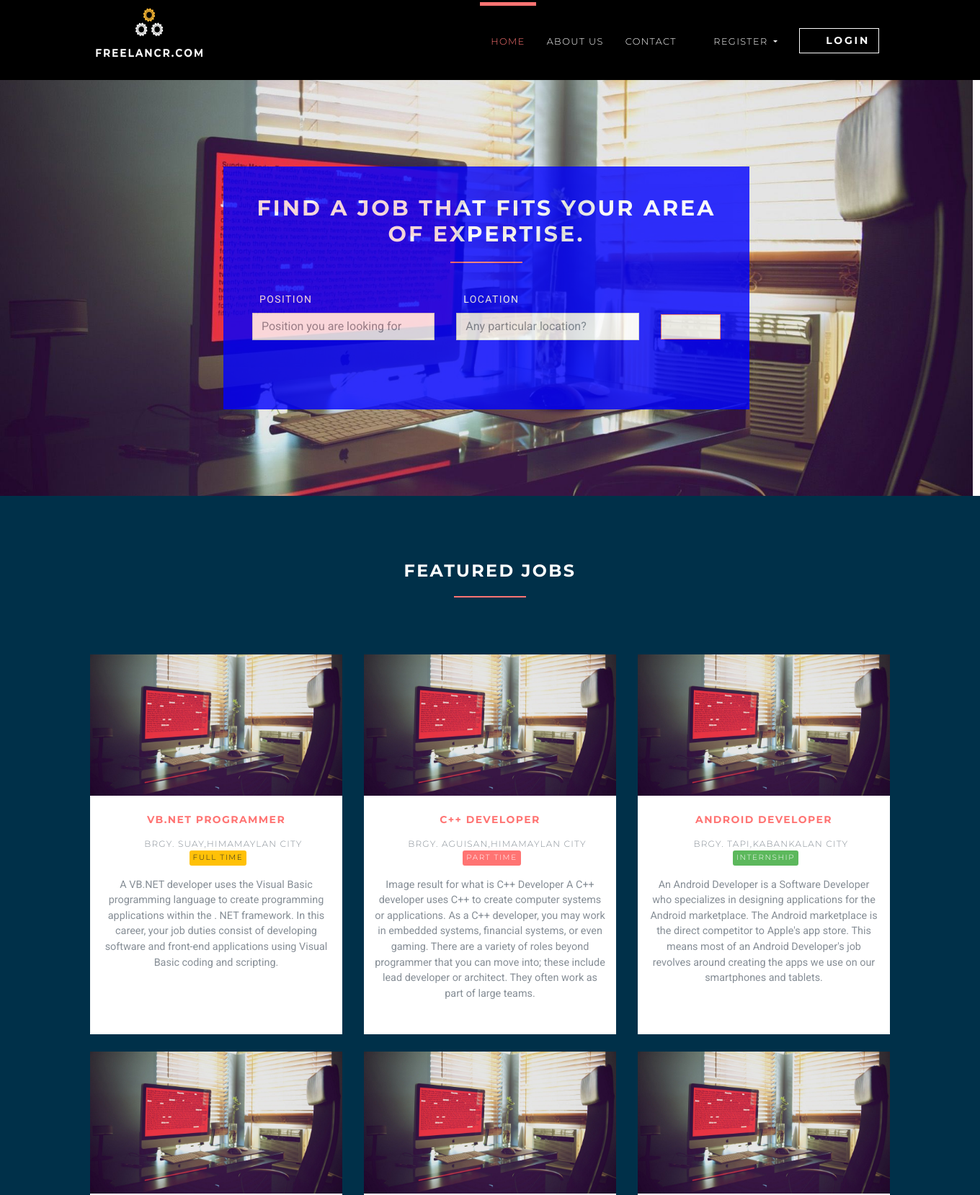
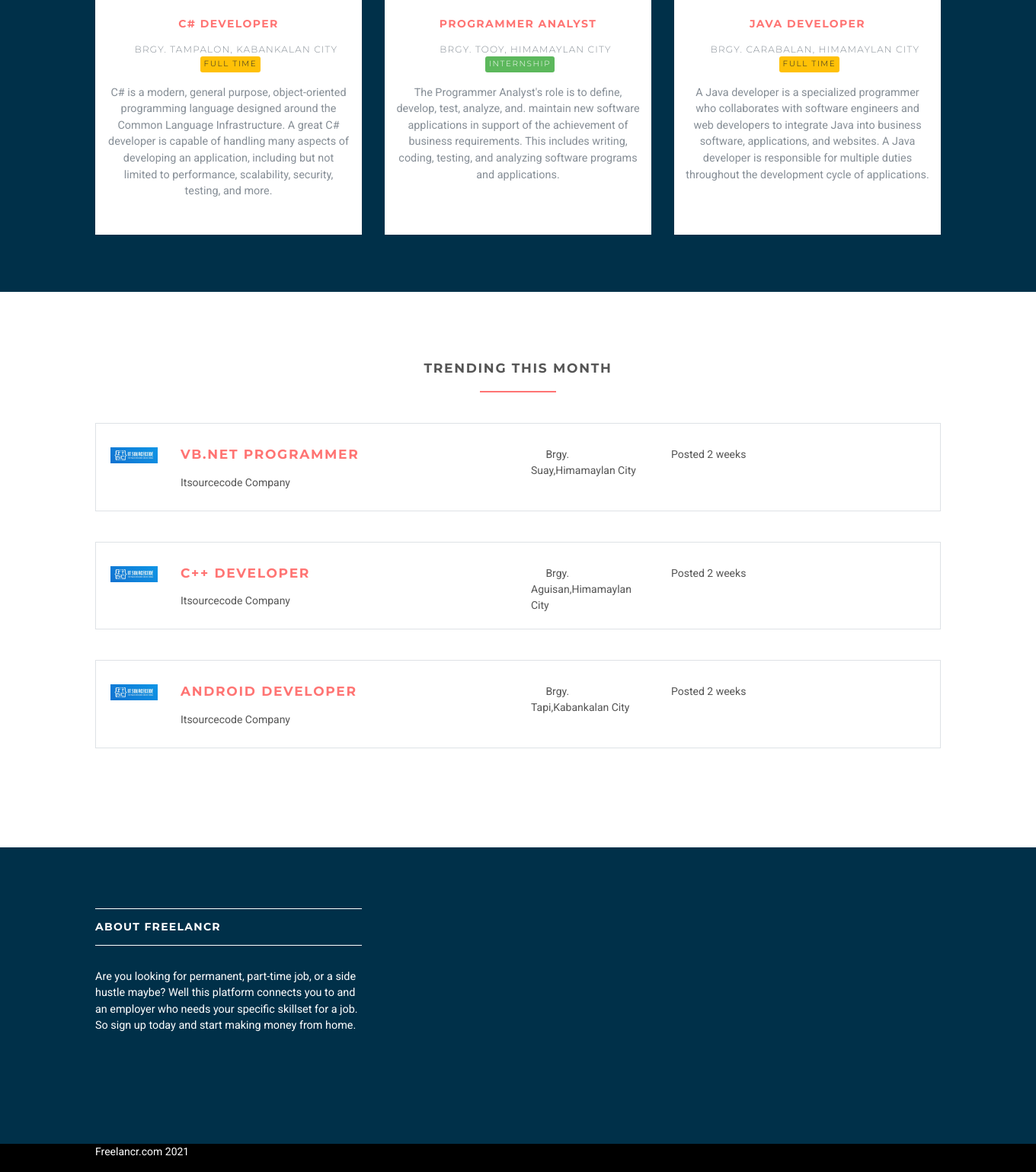
The page / on the database its author committed (2 pictures, top to bottom).
### jobsapp/models.py (models this page shows, shortened)
class Job(models.Model):
    user = models.ForeignKey(User, on_delete=models.CASCADE)
    title = models.CharField(max_length=300)
    description = models.TextField()
    location = models.CharField(max_length=150)
    type = models.CharField(choices=JOB_TYPE, max_length=10)
    category = models.CharField(max_length=100)
    last_date = models.DateTimeField()
    company_name = models.CharField(max_length=100)
    company_description = models.CharField(max_length=300)
    website = models.CharField(max_length=100, default="")
    created_at = models.DateTimeField(default=timezone.now)
    filled = models.BooleanField(default=False)

### jobsapp/views/home.py (the view)
# urls.py: path('', HomeView.as_view(), name='home'),
class HomeView(ListView):
    model = Job
    template_name = 'home.html'
    context_object_name = 'jobs'
    def get_queryset(self):
        return self.model.objects.all()[:6]
    def get_context_data(self, **kwargs):
        context = super().get_context_data(**kwargs)
        context['trendings'] = self.model.objects.filter(created_at__month=timezone.now().month)[:3]
        return context

### templates/home.html (shortened to what this page needs)
{% extends 'base.html' %} {% load static %} {% block title %} Home {% endblock %} {% block content %}
<section class="job-form-section job-form-section--image">
    <div class="container">
        <div class="row">
            <div class="col-lg-8 mx-auto">
                <div class="job-form-box" style="background-color:blue; opacity: 0.8;">
                    <h2 class="heading" style="color: white">Find a job that fits your area of expertise.
                    </h2>
                    <form id="job-main-form" method="get" action="{% url 'jobs:searh' %}" class="job-main-form">
                        <div class="controls" style="color: white;">
                            <div class="row align-items-center">
                                <div class="col-md-5">
                                    <div class="form-group">
                                        <label for="profession">Position</label>
                                        <input type="text" id="profession" name="position" placeholder="Position you are looking for" class="form-control" style="color: black">
                                    </div>
                                </div>
                                <div class="col-md-5">
                                    <div class="form-group">
                                        <label for="location">Location</label>
                                        <input type="text" id="location" name="location" placeholder="Any particular location?" class="form-control">
                                    </div>
                                </div>
                                <div class="col-md-2">
                                    <button type="submit" class="btn btn-outline-white-primary job-main-form__button">
                                            <i class="fa fa-search"></i>
                                        </button>
                                </div>
                            </div>
                        </div>
                    </form>
                </div>
            </div>
        </div>
    </div>
</section>
<section class="bg-success">
    <div class="container">
        <h3 class="heading" style="color:white;">Featured jobs</h3>
        <div class="row featured align-items-stretch">
            {% for job in jobs %}
            <div class="col-lg-4 mb-5 mb-lg-0 mt-4">
                <div class="box-image-text bg-visible full-height">
                    <div class="top">
                        <a href="#">
                            <div class="image">
                                <img src="{% static 'img/bg.jpg' %}" alt="" class="img-fluid">
                            </div>
                        </a>
                    </div>
                    <div class="content">
                        <h5><a href="{% url 'jobs:jobs-detail' job.id %}">{{ job.title }}</a></h5>
                        <p class="featured__details"><i class="fa fa-map-marker job__location"></i> {{ job.location }} {% if job.type == '1' %}
                            <span class="badge featured-badge badge-warning">Full time</span> {% elif job.type == '2' %}
                            <span class="badge featured-badge badge-primary">Part time</span> {% else %}
                            <span style="color: #ffffff;" class="badge featured-badge badge-success">Internship</span> {% endif %}
                        </p>
                        <p>{{ job.description }}</p>
                    </div>
                </div>
            </div>
            {% endfor %}
        </div>
    </div>
</section>
<section>
    <div class="container">
        <h4 class="heading">Trending this month</h4>
        {% for trending in trendings %}
        <div class="job-listing  job-listing--last">
            <div class="row">
                <div class="col-md-12 col-lg-6">
                    <div class="row">
                        <div class="col-2">
                            <img src="{% static 'img/itsourcecodes.jpg' %}" alt="ShareBoardd " class="img-fluid">
                        </div>
                        <div class="col-10">
                            <h4 class="job__title">
                                <a href="{% url 'jobs:jobs-detail' trending.id %}">{{ trending.title }}</a>
                            </h4>
                            <p class="job__company">
                                {{ trending.company_name }}
                            </p>
                        </div>
                    </div>
                </div>
                <div class="col-10 col-md-3 col-lg-2 ml-auto"><i class="fa fa-map-marker job__location"></i> {{ trending.location }}
                </div>
                <div class="col-10 col-md-3 col-lg-3 ml-auto">
                    <p>Posted {{ trending.created_at|timesince }}</p>
                </div>
                <div class="col-sm-12 col-md-2 col-lg-1">
                    <div class="job__star">
                        <a href="#" data-toggle="tooltip" data-placement="top" title="Save to favourites" class="job__star__link">
                            <i class="fa fa-star"></i>
                        </a>
                    </div>
                </div>
            </div>
        </div>
        {% endfor %}
    </div>
</section>
{% endblock %}

### templates/base.html (shortened to what this page needs)
{% load static %}
<!DOCTYPE html>
<html>
<head>
    <link rel="stylesheet"
          href="{% static 'vendor/bootstrap/css/bootstrap.min.css' %}">
    <link rel="stylesheet"
          href="{% static 'vendor/font-awesome/css/font-awesome.min.css' %}">
    <link rel="stylesheet"
          href="{% static 'vendor/owl.carousel/assets/owl.carousel.css' %}">
    <link rel="stylesheet"
          href="{% static 'vendor/owl.carousel/assets/owl.theme.default.css' %}">
    <link rel="stylesheet" href="{% static 'css/style.default.css' %}"
          id="theme-stylesheet">
    <link rel="stylesheet" href="{% static 'css/custom.css' %}">
</head>
<body>
<header class="header">
    <nav class="navbar navbar-expand-lg" style="background-color: #000000;">
        <div class="container">
            <a href="/" class="navbar-brand">
                <img src="{% static 'img/logo.png' %}" height="100" width="160" alt="logo" class="d-none d-lg-block">
            </a>
            <div id="navbarSupportedContent" class="collapse navbar-collapse">
                <ul class="navbar-nav ml-auto">
                    <li class="nav-item active">
                        <a href="/" class="nav-link">Home <span class="sr-only">(current)</span></a>
                    </li>
                    <li class="nav-item">
                        <a href="#" class="nav-link">About Us</a>
                    </li>
                    <li class="nav-item">
                        <a href="#" class="nav-link">Contact</a>
                    </li>
                    {% if request.user.is_authenticated and request.user.role == 'employer' %}
                        <li class="nav-item dropdown">
                            <a id="clientZone" href="#" data-toggle="dropdown"
                               aria-haspopup="true" aria-expanded="false"
                               class="nav-link dropdown-toggle has-img mb-3 mb-lg-0 mt-3 mt-lg-0">
                                <div class="client-menu-image">
                                    <div class="inner">
                                        <img src="{% static 'img/logo.png' %}"
                                             alt="company image"
                                             class="img-fluid">
                                    </div>
                                </div>
                                {% if request.user.role == 'employee' %}
                                    {{ request.user.first_name }} {{ request.user.last_name }}
                                {% else %}
                                    {{ request.user.first_name }}
                                {% endif %}
                            </a>
                            <div aria-labelledby="clientZone" class="dropdown-menu">
                                <a href="{% url 'jobs:employer-dashboard' %}" class="dropdown-item">Dashboard</a>
                                <a href="{% url 'jobs:employer-all-applicants' %}" class="dropdown-item">Applicants </a>
                                <a href="{% url 'jobs:employer-jobs-create' %}" class="dropdown-item">Post a new
                                    job </a>
                                <a href="{% url 'accounts:logout' %}" class="dropdown-item">Logout</a>
                            </div>
                        </li>
                    {% else %}
                        <li class="nav-item dropdown">
                            <a id="pages" href="#" data-toggle="dropdown" aria-haspopup="true" aria-expanded="false"
                               class="nav-link dropdown-toggle"><i class="fa fa-signing"></i>Register
                            </a>
                        </li>
                        <li class="nav-item" style="color: #fff">
                            <a href="{% url 'accounts:login' %}" class="btn navbar-btn btn-outline-light mb-5 mb-lg-0">
                                <i class="fa fa-sign-in"></i>Login
                            </a>
                        </li>
                    {% endif %}
                </ul>
            </div>
        </div>
    </nav>
</header>
<div>
    {% block content %} {% endblock %}
</div>
<footer class="footer">
    <div class="footer__block">
        <div class="container">
            <div class="row">
                <div class="col-lg-4 col-md-12 mb-5">
                    <h4 class="h5">About Freelancr</h4>
                    <p> Are you looking for permanent, part-time job, or a side hustle maybe? Well this platform connects you to and an employer who needs your specific skillset for a job.
                    So sign up today and start making money from home.
                    </p>
                </div>
            </div>
        </div>
    </div>
    <div class="footer__copyright">
        <div class="container">
            <div class="row">
                <div class="col-md-6 text-md-left text-center">
                    <p>Freelancr.com 2021</p>
                </div>
            </div>
        </div>
    </div>
</footer>
</body>
</html>

### rows shown on the page
Job: title "VB.NET PROGRAMMER", location "BRGY. SUAY,HIMAMAYLAN CITY", type "FULL TIME", description "A VB.NET developer uses the Visual Basic programming language to create programming applications within the . NET framework. In this career, your job duties consist of developing software and front-end applications using Visual Basic coding and scripting.", company_name "Itsourcecode Company", location "Brgy. Suay,Himamaylan City", created_at "2 weeks"
Job: title "C++ DEVELOPER", location "BRGY. AGUISAN,HIMAMAYLAN CITY", type "PART TIME", description "Image result for what is C++ Developer A C++ developer uses C++ to create computer systems or applications. As a C++ developer, you may work in embedded systems, financial systems, or even gaming. There are a variety of roles beyond programmer that you can move into; these include lead developer or architect. They often work as part of large teams.", company_name "Itsourcecode Company", location "Brgy. Aguisan,Himamaylan City", created_at "2 weeks"
Job: title "ANDROID DEVELOPER", location "BRGY. TAPI,KABANKALAN CITY", type "INTERNSHIP", description "An Android Developer is a Software Developer who specializes in designing applications for the Android marketplace. The Android marketplace is the direct competitor to Apple's app store. This means most of an Android Developer's job revolves around creating the apps we use on our smartphones and tablets.", company_name "Itsourcecode Company", location "Brgy. Tapi,Kabankalan City", created_at "2 weeks"
Job: title "C# DEVELOPER", location "BRGY. TAMPALON, KABANKALAN CITY", type "FULL TIME", description "C# is a modern, general purpose, object-oriented programming language designed around the Common Language Infrastructure. A great C# developer is capable of handling many aspects of developing an application, including but not limited to performance, scalability, security, testing, and more."
Job: title "PROGRAMMER ANALYST", location "BRGY. TOOY, HIMAMAYLAN CITY", type "INTERNSHIP", description "The Programmer Analyst's role is to define, develop, test, analyze, and. maintain new software applications in support of the achievement of business requirements. This includes writing, coding, testing, and analyzing software programs and applications."
Job: title "JAVA DEVELOPER", location "BRGY. CARABALAN, HIMAMAYLAN CITY", type "FULL TIME", description "A Java developer is a specialized programmer who collaborates with software engineers and web developers to integrate Java into business software, applications, and websites. A Java developer is responsible for multiple duties throughout the development cycle of applications."
